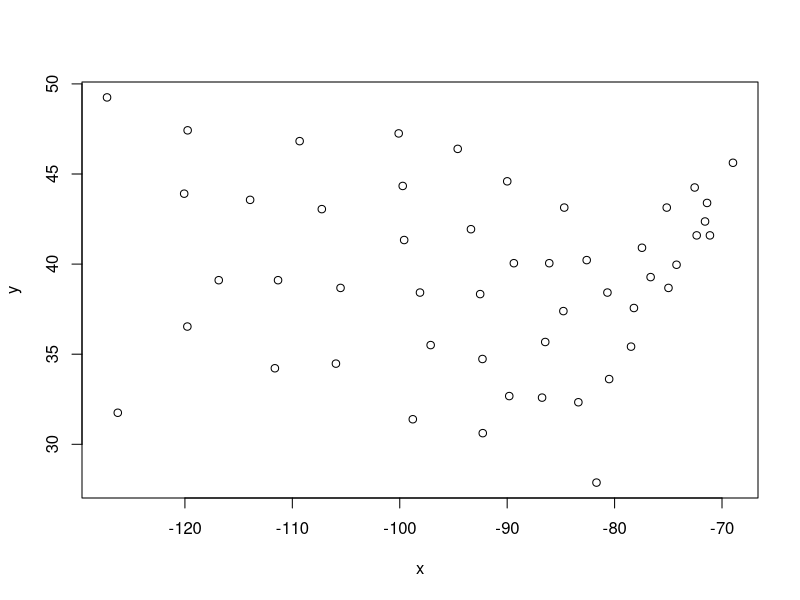
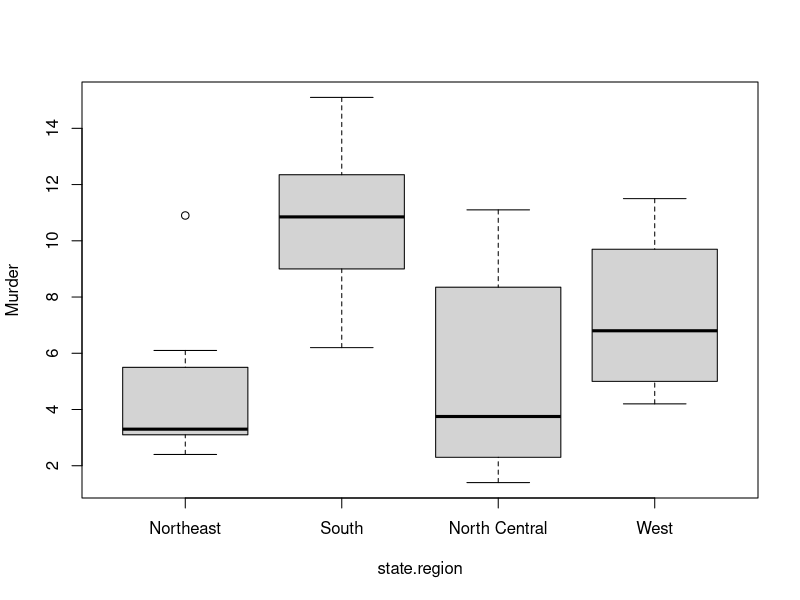

Reproduce these figures in R, in order.
data(state)
statedata = cbind(data.frame(state.x77), state.abb, state.area, state.center,  state.division, state.name, state.region)

with(statedata,plot(x,y))

library(dplyr)
statedata %>%
  group_by(state.region) %>%
  summarise(HS.Grad = mean(HS.Grad))

tapply(statedata$HS.Grad,statedata$state.region,FUN = mean)

with(statedata,boxplot(Murder ~ state.region))

statedata %>%
  filter(state.region == "Northeast") %>%
  arrange(desc(Murder))

lm